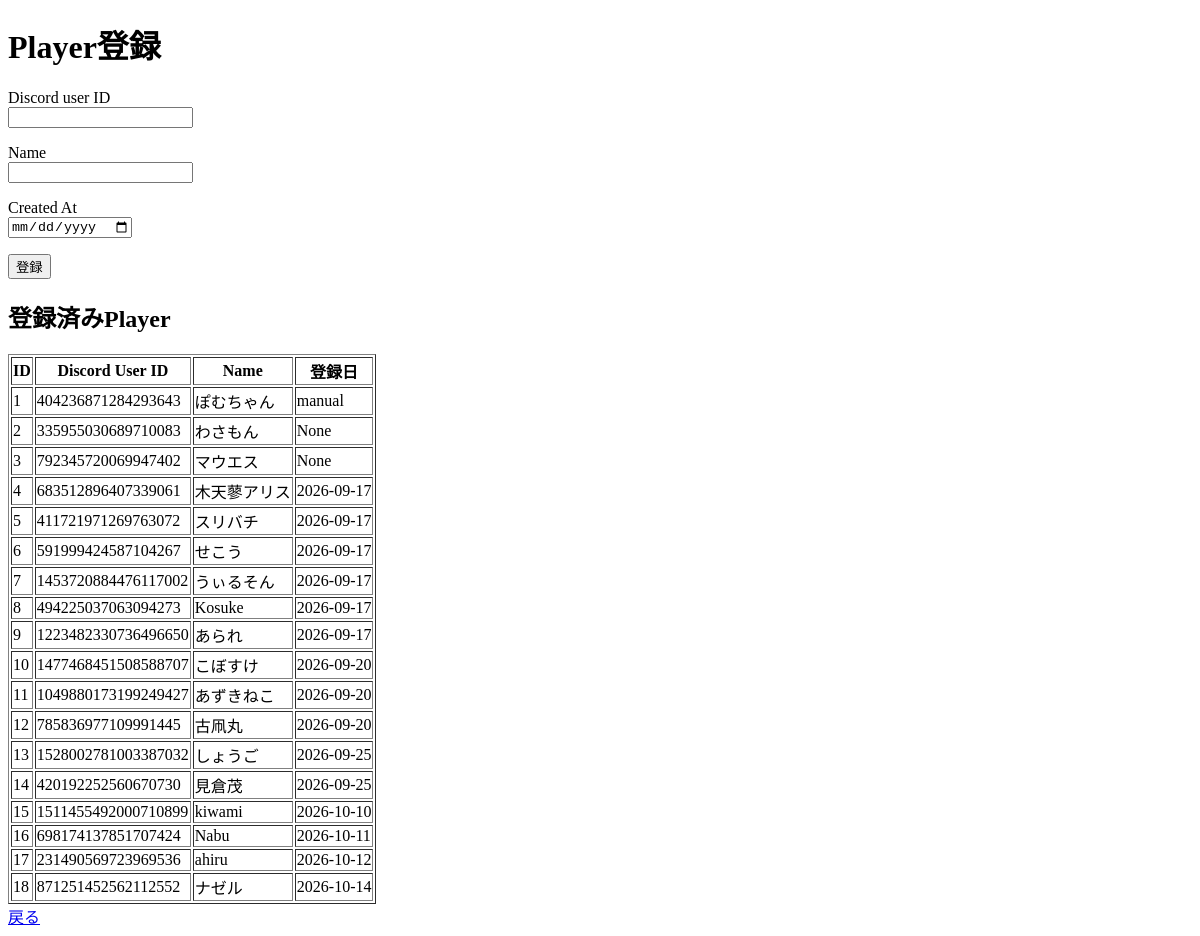
Page /player on the earlier database version.
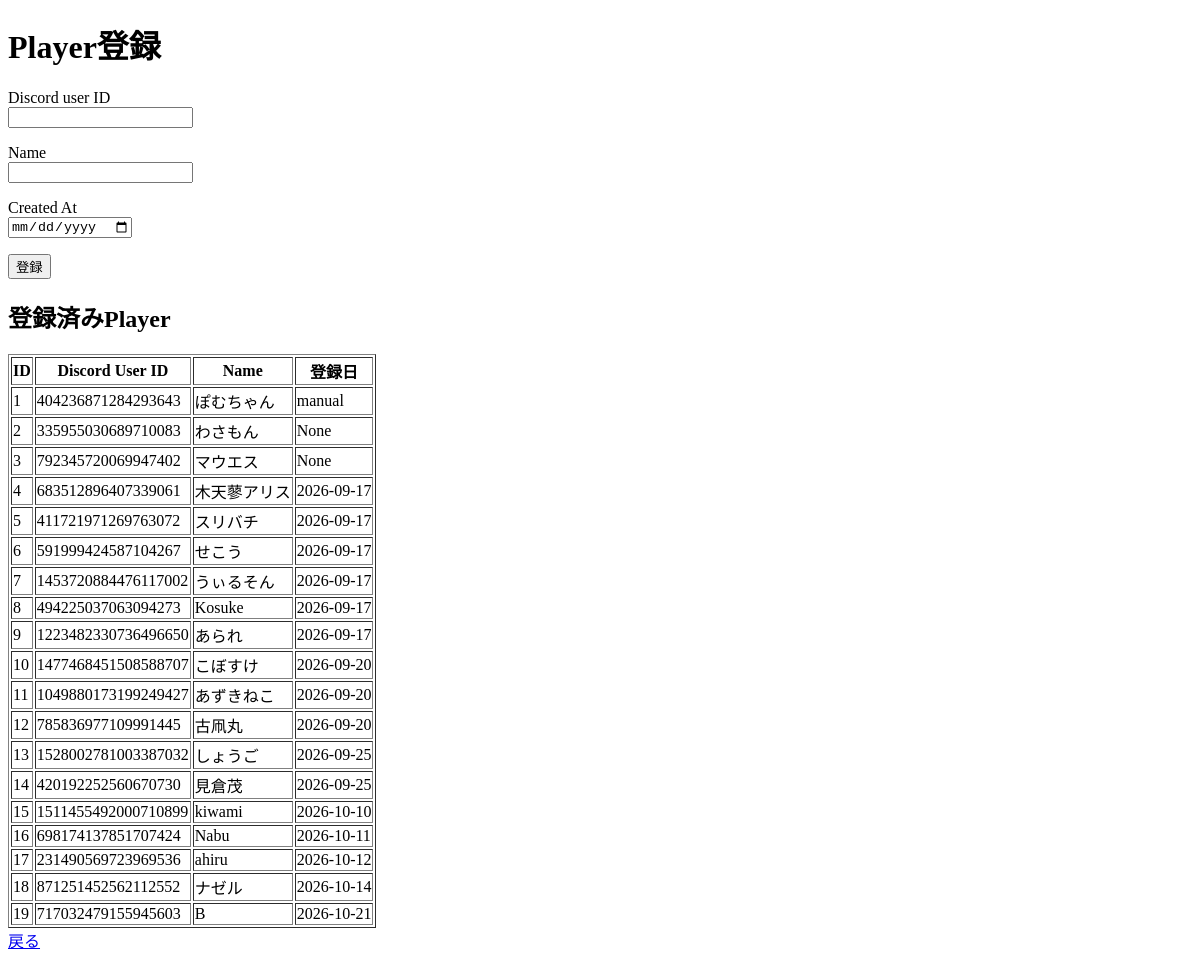
Same page on the later database version.
### tables this page shows
CREATE TABLE players (
    id INTEGER PRIMARY KEY,

    discord_user_id TEXT UNIQUE NOT NULL,

    name TEXT NOT NULL,

    created_at TEXT
);

### app/insert_app.py (the view, shortened to what this page needs)
@app.route("/player", methods=["GET", "POST"])
def player():
    conn = get_connection()
    players = conn.execute("""
        SELECT *
        FROM players
        ORDER BY id
    """).fetchall()
    conn.close()
    return render_template(
        "player_form.html",
        players=players
    )

### app/insert_app.py (called while the page is built)
def get_connection():
    conn = sqlite3.connect(DB_PATH)
    conn.row_factory = sqlite3.Row
    return conn

### app/templates/player_form.html (shortened to what this page needs)
<!DOCTYPE html>
<html lang="ja">
<head>
</head>
<body>
<h1>Player登録</h1>
<form method="post">
    <p>
        Discord user ID<br>
        <input type="text" name="discord_user_id" required>
    </p>
    <p>
        Name<br>
        <input type="text" name="name" required>
    </p>
    <p>
        Created At<br>
        <input type="date" name="created_at" required>
    </p>
    <button type="submit">
        登録
    </button>
</form>
<h2>登録済みPlayer</h2>
<table border="1">
    <tr>
        <th>ID</th>
        <th>Discord User ID</th>
        <th>Name</th>
        <th>登録日</th>
    </tr>
    {% for p in players %}
    <tr>
        <td>{{ p.id }}</td>
        <td>{{ p.discord_user_id }}</td>
        <td>{{ p.name }}</td>
        <td>{{ p.created_at }}</td>
    </tr>
    {% endfor %}
</table>
<a href="/">戻る</a>
</body>
</html>

Differences in the rows shown:
added players: id "19", discord_user_id "717032479155945603", name "B", created_at "2026-10-21"
